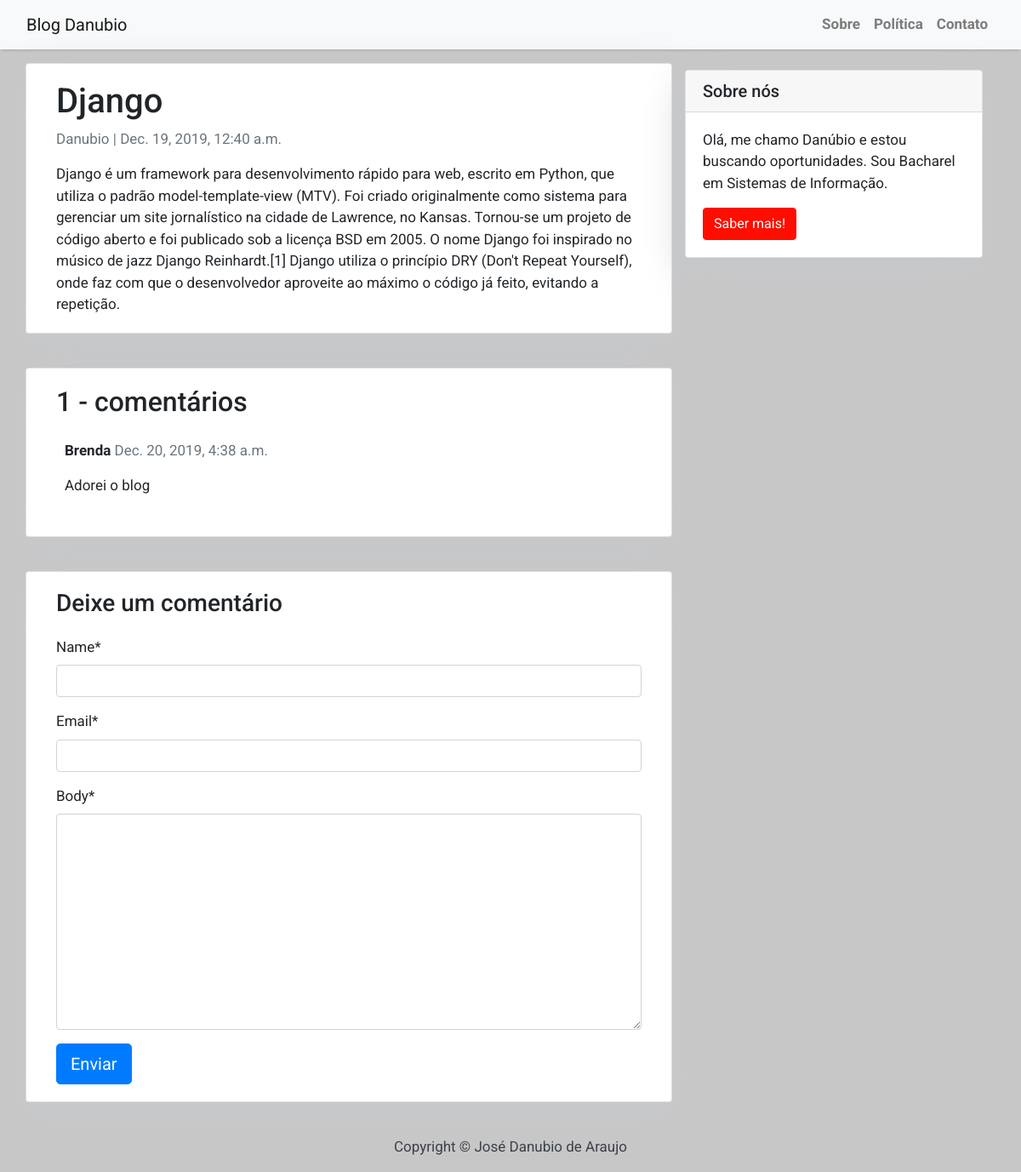
Page /framework_web/ on the committed database.
### blog/models.py (models this page shows, shortened)
class Post(models.Model):
    title = models.CharField(max_length=200, unique=True)
    slug = models.SlugField(max_length=200, unique=True)
    author = models.ForeignKey(
        User, on_delete=models.CASCADE, related_name='blog_posts')
    updated_on = models.DateTimeField(auto_now=True)
    content = models.TextField()
    created_on = models.DateTimeField(auto_now_add=True)
    status = models.IntegerField(choices=STATUS, default=0)
    class Meta:
        ordering = ['-created_on']

class Comment(models.Model):
    post = models.ForeignKey(
        Post, on_delete=models.CASCADE, related_name='comments')
    name = models.CharField(max_length=80)
    email = models.EmailField()
    body = models.TextField()
    created_on = models.DateTimeField(auto_now_add=True)
    active = models.BooleanField(default=False)
    class Meta:
        ordering = ['created_on']

### blog/views.py (the view)
# urls.py: path('<slug:slug>/', views.post_detail, name='post_detail'),
def post_detail(request, slug):
    template_name = 'post_detail.html'
    post = get_object_or_404(Post, slug=slug)
    comments = post.comments.filter(active=True)
    new_comment = None
    if request.method == 'POST':
        comment_form = CommentForm(data=request.POST)
        if comment_form.is_valid():
            new_comment = comment_form.save(commit=False)
            new_comment.post = post
            new_comment.save()
    else:
        comment_form = CommentForm()
    return render(request, template_name, {'post': post,
                                           'comments': comments,
                                           'new_comment': new_comment,
                                           'comment_form': comment_form})

### blog/forms.py
class CommentForm(forms.ModelForm):
    class Meta:
        model = Comment
        fields = ('name', 'email', 'body')

### blog/templates/post_detail.html (shortened to what this page needs)
{% extends 'base.html' %} {% block content %}
{% load crispy_forms_tags %}
<div class="container">
  <div class="row">
    <div class="col-md-8 card mb-4  mt-3 left  top">
      <div class="card-body">
        <h1>{% block title %} {{ post.title }} {% endblock title %}</h1>
        <p class=" text-muted">{{ post.author }} | {{ post.created_on }}</p>
        <p class="card-text ">{{ post.content | safe }}</p>
      </div>
    </div>
    {% block sidebar %} {% include 'sidebar.html' %} {% endblock sidebar %}
    <div class="col-md-8 card mb-4  mt-3 ">
      <div class="card-body">
        {% with comments.count as total_comments %}
        <h2>{{ total_comments }} -  comentários</h2>
          {% endwith %} {% for comment in comments %}
        <div class="comments" style="padding: 10px;">
          <p class="font-weight-bold">
            {{ comment.name }}
            <span class=" text-muted font-weight-normal">
              {{ comment.created_on }}
            </span>
          </p>
          {{ comment.body | linebreaks }}
        </div>
        {% endfor %}
      </div>
    </div>
    <div class="col-md-8 card mb-4  mt-3 ">
      <div class="card-body">
        {% if new_comment %}
        <div class="alert alert-success" role="alert">
          Seu comentário aguarda aprovação
        </div>
        {% else %}
        <h3>Deixe um comentário</h3>
        <form method="post" style="margin-top: 1.3em;">
          {{ comment_form | crispy }}
          <button type="submit" class="btn btn-primary  btn-lg">Enviar</button>
        </form>
        {% endif %}
      </div>
    </div>
  </div>
</div>
{% endblock content %}

### blog/templates/base.html (style rules this page uses)
body { font-family: "Roboto", sans-serif; font-size: 17px; background-color: #c8c7c7; }

### blog/templates/sidebar.html (style rules this page uses)
.card { box-shadow: 0 16px 48px rgb(198, 201, 204); }

### rows in the picture
Post: title "Django", author "Danubio", created_on "Dec. 19, 2019, 12:40 a.m.", content "Django é um framework para desenvolvimento rápido para web, escrito em Python, que utiliza o padrão model-template-view (MTV). Foi criado originalmente como sistema para gerenciar um site jornalístico na cidade de Lawrence, no Kansas. Tornou-se um projeto de código aberto e foi publicado sob a licença BSD em 2005. O nome Django foi inspirado no músico de jazz Django Reinhardt.[1] Django utiliza o princípio DRY (Don't Repeat Yourself), onde faz com que o desenvolvedor aproveite ao máximo o código já feito, evitando a repetição."
Comment: name "Brenda", created_on "Dec. 20, 2019, 4:38 a.m.", body "Adorei o blog"

### other values in the picture
{{ total_comments }} "1"
